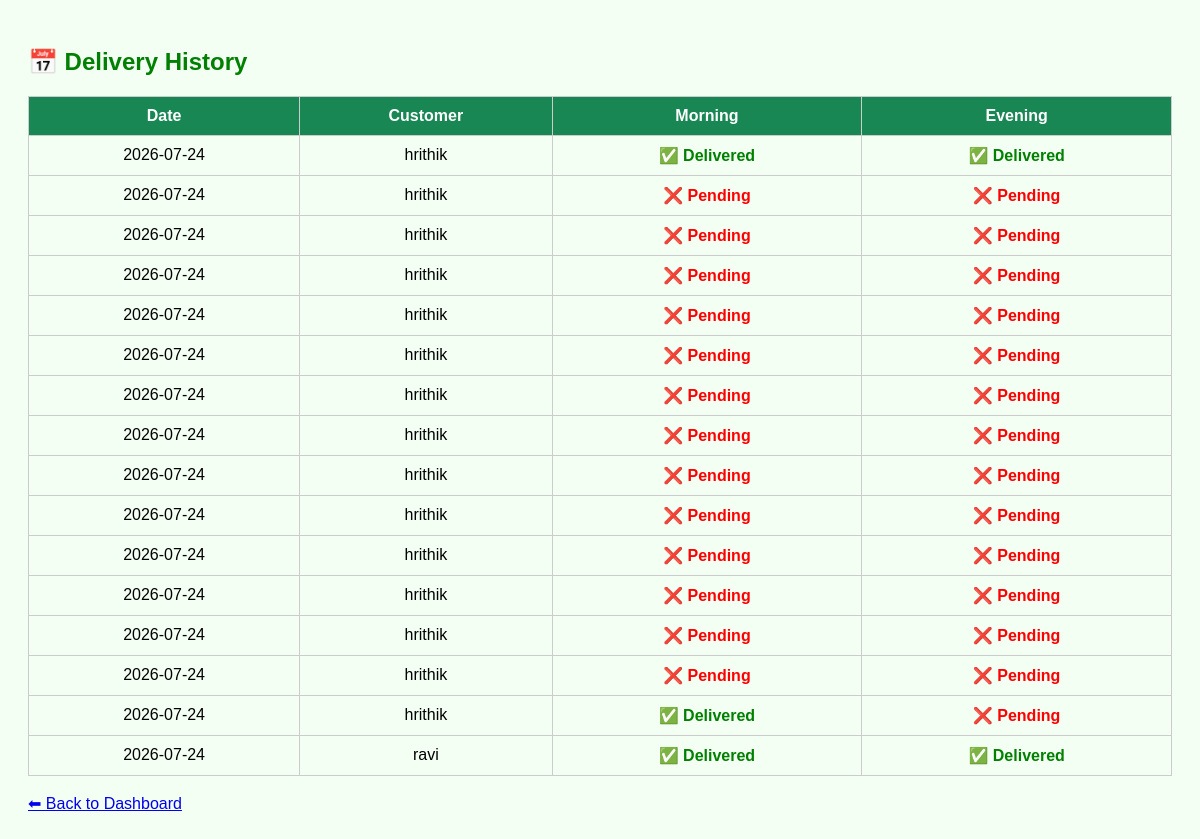
/delivery_history (signed in), run on the app's committed database.
### tables this page shows
CREATE TABLE deliveries (
    id INTEGER PRIMARY KEY AUTOINCREMENT,
    customer_id INTEGER,
    delivery_date TEXT,
    morning_status TEXT,
    evening_status TEXT
);

CREATE TABLE customers (
    id INTEGER PRIMARY KEY AUTOINCREMENT,
    name TEXT NOT NULL,
    mobile TEXT,
    address TEXT,
    route TEXT,
    morning REAL,
    evening REAL,
    status TEXT
, house_no TEXT, price_per_litre REAL, start_date TEXT, latitude REAL, longitude REAL);

### app.py (the view)
@app.route("/delivery_history")
def delivery_history():
    if "username" not in session:
        return redirect("/")
    conn = sqlite3.connect("milk_delivery.db")
    conn.row_factory = sqlite3.Row
    cursor = conn.cursor()
    cursor.execute("""
        SELECT deliveries.*,
               customers.name
        FROM deliveries
        JOIN customers
        ON deliveries.customer_id = customers.id
        ORDER BY delivery_date DESC
    """)
    deliveries = cursor.fetchall()
    conn.close()
    return render_template(
        "delivery_history.html",
        deliveries=deliveries
    )

### templates/delivery_history.html (shortened to what this page needs)
<!DOCTYPE html>
<html>
<head>
</head>
<body>
<h2>📅 Delivery History</h2>
<table>
<tr>
    <th>Date</th>
    <th>Customer</th>
    <th>Morning</th>
    <th>Evening</th>
</tr>
{% for d in deliveries %}
<tr>
<td>{{ d.delivery_date }}</td>
<td>{{ d.name }}</td>
<td>
{% if d.morning_status == "Delivered" %}
<span class="delivered">✅ Delivered</span>
{% else %}
<span class="pending">❌ Pending</span>
{% endif %}
</td>
<td>
{% if d.evening_status == "Delivered" %}
<span class="delivered">✅ Delivered</span>
{% else %}
<span class="pending">❌ Pending</span>
{% endif %}
</td>
</tr>
{% endfor %}
</table>
<br>
<a href="/dashboard">⬅ Back to Dashboard</a>
</body>
</html>

### templates/delivery_history.html (style rules this page uses)
body { font-family:Arial; background:#f4fff4; padding:20px; }
h2 { color:green; }
table { width:100%; border-collapse:collapse; }
th,td { border:1px solid #ccc; padding:10px; text-align:center; }
th { background:#198754; color:white; }
.delivered { color:green; font-weight:bold; }
.pending { color:red; font-weight:bold; }

### data on the page
deliveries: delivery_date "2026-07-24", name "hrithik", morning_status "✅ Delivered", evening_status "✅ Delivered"
deliveries: delivery_date "2026-07-24", name "hrithik", morning_status "❌ Pending", evening_status "❌ Pending"
deliveries: delivery_date "2026-07-24", name "hrithik", morning_status "❌ Pending", evening_status "❌ Pending"
deliveries: delivery_date "2026-07-24", name "hrithik", morning_status "❌ Pending", evening_status "❌ Pending"
deliveries: delivery_date "2026-07-24", name "hrithik", morning_status "❌ Pending", evening_status "❌ Pending"
deliveries: delivery_date "2026-07-24", name "hrithik", morning_status "❌ Pending", evening_status "❌ Pending"
deliveries: delivery_date "2026-07-24", name "hrithik", morning_status "❌ Pending", evening_status "❌ Pending"
deliveries: delivery_date "2026-07-24", name "hrithik", morning_status "❌ Pending", evening_status "❌ Pending"
deliveries: delivery_date "2026-07-24", name "hrithik", morning_status "❌ Pending", evening_status "❌ Pending"
deliveries: delivery_date "2026-07-24", name "hrithik", morning_status "❌ Pending", evening_status "❌ Pending"
deliveries: delivery_date "2026-07-24", name "hrithik", morning_status "❌ Pending", evening_status "❌ Pending"
deliveries: delivery_date "2026-07-24", name "hrithik", morning_status "❌ Pending", evening_status "❌ Pending"
deliveries: delivery_date "2026-07-24", name "hrithik", morning_status "❌ Pending", evening_status "❌ Pending"
deliveries: delivery_date "2026-07-24", name "hrithik", morning_status "❌ Pending", evening_status "❌ Pending"
deliveries: delivery_date "2026-07-24", name "hrithik", morning_status "✅ Delivered", evening_status "❌ Pending"
deliveries: delivery_date "2026-07-24", name "ravi", morning_status "✅ Delivered", evening_status "✅ Delivered"
